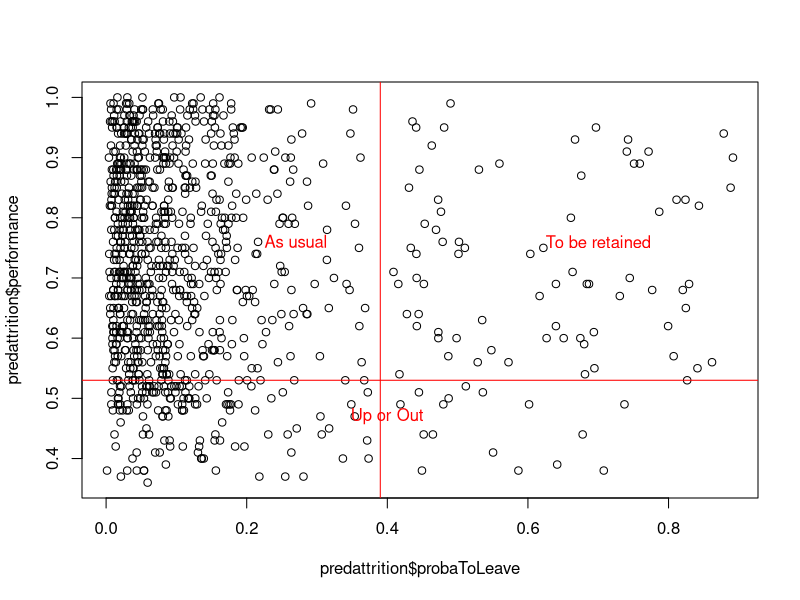

Reproduce this figure in R.
## ---- chunk 1
knitr::opts_chunk$set(echo = TRUE)
## ---- chunk 2
dataold <- read.table('DATA_3.02_HR2.csv', header = T, sep = ',')
datanew <- read.table('DATA_4.02_HR3.csv', header = T, sep = ',')
## ---- chunk 3
str(datanew)
summary(datanew)
## ---- chunk 4
# Estimate the drivers of attrition
logreg <- glm(left~., family = binomial(logit), data = dataold)
# Make predictions on the out-of-sample data
probaToLeave <- predict(logreg, newdata = datanew, type='response')
## ---- chunk 5
# Structure the prediction output in a table
predattrition = data.frame(probaToLeave)
## ---- chunk 6
# Add a column to the predattrition dataframe containing the performance
predattrition$performance <- datanew$LPE
## ---- chunk 7
plot(predattrition$probaToLeave, predattrition$performance)
abline(h=0.53, col='red')
abline(v=0.39, col='red')
text(0.27, 0.76, 'As usual', col='red')
text(0.4, 0.47, 'Up or Out', col='red')
text(0.7, 0.76, 'To be retained', col='red')
## ---- chunk 8
# Add a priority column that multiply the probaToLeave and performance
predattrition$priority <- predattrition$probaToLeave*predattrition$performance
# Order the priority from the highest
orderpredattrition <- predattrition[order(predattrition$priority, decreasing = T), ]
head(orderpredattrition)
